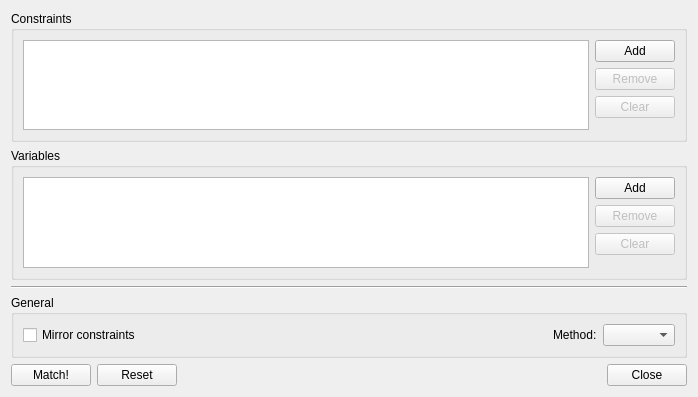
<?xml version="1.0" encoding="UTF-8"?>
<ui version="4.0">
 <class>Dialog</class>
 <widget class="QWidget" name="Dialog">
  <property name="geometry">
   <rect>
    <x>0</x>
    <y>0</y>
    <width>698</width>
    <height>397</height>
   </rect>
  </property>
  <layout class="QVBoxLayout">
   <item>
    <widget class="QGroupBox">
     <property name="title">
      <string>Constraints</string>
     </property>
     <layout class="QHBoxLayout">
      <item>
       <widget class="TableView" name="ctab"/>
      </item>
      <item>
       <layout class="QVBoxLayout">
        <item>
         <widget class="QPushButton" name="button_add_constraint">
          <property name="text">
           <string>Add</string>
          </property>
         </widget>
        </item>
        <item>
         <widget class="QPushButton" name="button_remove_constraint">
          <property name="enabled">
           <bool>false</bool>
          </property>
          <property name="text">
           <string>Remove</string>
          </property>
         </widget>
        </item>
        <item>
         <widget class="QPushButton" name="button_clear_constraint">
          <property name="enabled">
           <bool>false</bool>
          </property>
          <property name="text">
           <string>Clear</string>
          </property>
         </widget>
        </item>
        <item>
         <spacer>
          <property name="orientation">
           <enum>Qt::Vertical</enum>
          </property>
          <property name="sizeHint" stdset="0">
           <size>
            <width>20</width>
            <height>40</height>
           </size>
          </property>
         </spacer>
        </item>
       </layout>
      </item>
     </layout>
    </widget>
   </item>
   <item>
    <widget class="QGroupBox">
     <property name="title">
      <string>Variables</string>
     </property>
     <layout class="QHBoxLayout">
      <item>
       <widget class="TableView" name="vtab"/>
      </item>
      <item>
       <layout class="QVBoxLayout">
        <item>
         <widget class="QPushButton" name="button_add_variable">
          <property name="text">
           <string>Add</string>
          </property>
         </widget>
        </item>
        <item>
         <widget class="QPushButton" name="button_remove_variable">
          <property name="enabled">
           <bool>false</bool>
          </property>
          <property name="text">
           <string>Remove</string>
          </property>
         </widget>
        </item>
        <item>
         <widget class="QPushButton" name="button_clear_variable">
          <property name="enabled">
           <bool>false</bool>
          </property>
          <property name="text">
           <string>Clear</string>
          </property>
         </widget>
        </item>
        <item>
         <spacer>
          <property name="orientation">
           <enum>Qt::Vertical</enum>
          </property>
          <property name="sizeHint" stdset="0">
           <size>
            <width>20</width>
            <height>40</height>
           </size>
          </property>
         </spacer>
        </item>
       </layout>
      </item>
     </layout>
    </widget>
   </item>
   <item>
    <widget class="Line">
     <property name="orientation">
      <enum>Qt::Horizontal</enum>
     </property>
    </widget>
   </item>
   <item>
    <widget class="QGroupBox">
     <property name="title">
      <string>General</string>
     </property>
     <layout class="QGridLayout">
      <item row="0" column="0">
       <widget class="QCheckBox" name="check_mirror">
        <property name="text">
         <string>Mirror constraints</string>
        </property>
       </widget>
      </item>
      <item row="0" column="1">
       <spacer>
        <property name="orientation">
         <enum>Qt::Horizontal</enum>
        </property>
        <property name="sizeHint" stdset="0">
         <size>
          <width>40</width>
          <height>20</height>
         </size>
        </property>
       </spacer>
      </item>
      <item row="0" column="2">
       <widget class="QLabel" name="label">
        <property name="text">
         <string>Method:</string>
        </property>
       </widget>
      </item>
      <item row="0" column="3">
       <widget class="QComboBox" name="combo_method"/>
      </item>
     </layout>
    </widget>
   </item>
   <item>
    <layout class="QHBoxLayout">
     <item>
      <widget class="QPushButton" name="button_match">
       <property name="text">
        <string>Match!</string>
       </property>
      </widget>
     </item>
     <item>
      <widget class="QDialogButtonBox" name="buttonBox">
       <property name="layoutDirection">
        <enum>Qt::LeftToRight</enum>
       </property>
       <property name="orientation">
        <enum>Qt::Horizontal</enum>
       </property>
       <property name="standardButtons">
        <set>QDialogButtonBox::Reset|QDialogButtonBox::Close</set>
       </property>
      </widget>
     </item>
    </layout>
   </item>
  </layout>
 </widget>
 <customwidgets>
  <customwidget>
   <class>TableView</class>
   <extends>QTableView</extends>
   <header>madgui/widget/tableview.h</header>
  </customwidget>
 </customwidgets>
 <resources/>
 <connections/>
</ui>
